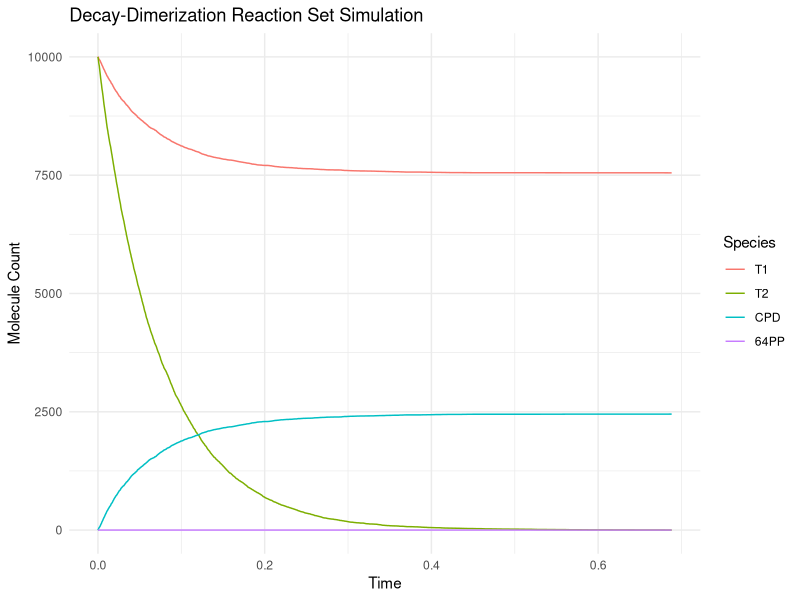
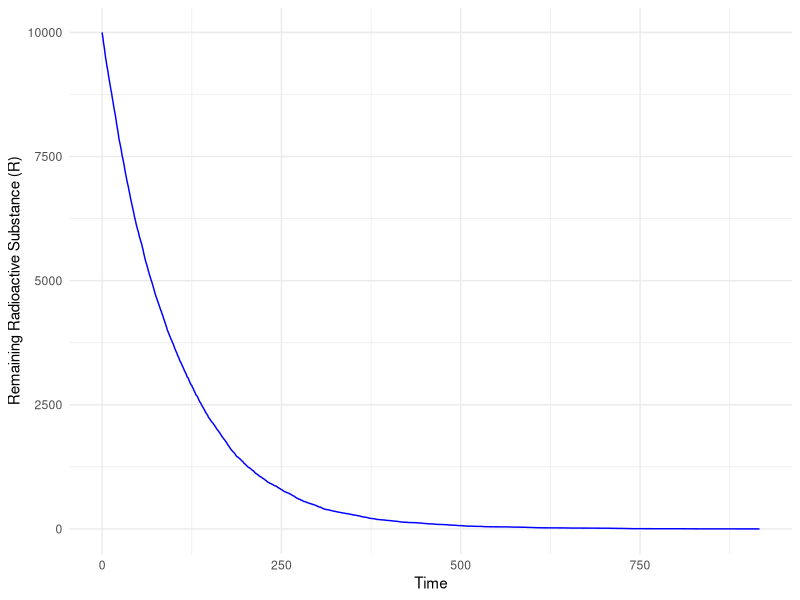
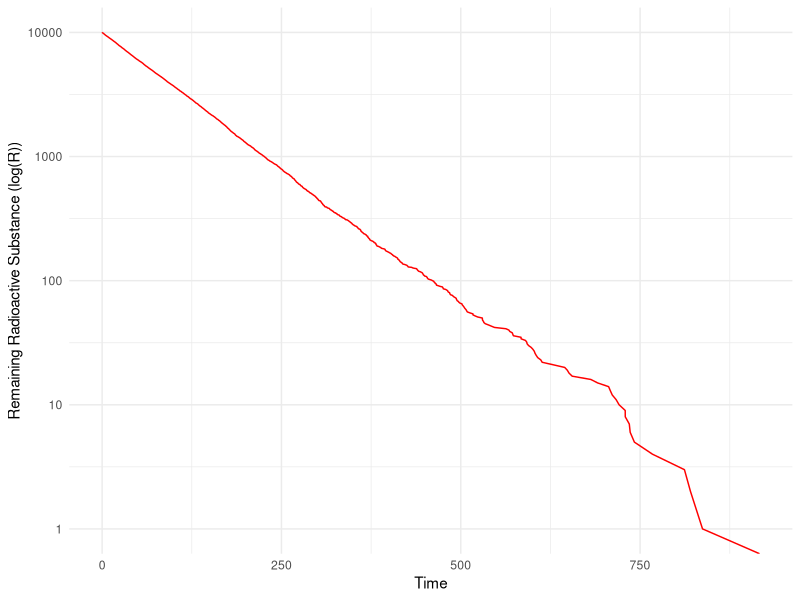

The R script that drew these images, in order:
## ---- chunk 1
knitr::opts_chunk$set(echo = TRUE)
## ---- chunk 2
# Load required libraries
if (!require("reshape2")) install.packages("reshape2")
if (!require("ggplot2")) install.packages("ggplot2")
library(reshape2)
library(ggplot2)
# Define reaction rates
c1 <- (1 - (37 + 2) / 1e6) * 10   # No dimerization occurs
c2 <- (37 / 1e6) * 10             # Formation of CPD
c3 <- (2 / 1e6) * 10              # Formation of 64-PP
# Initial state
state <- c(T1 = 10000, T2 = 10000, CPD = 0, `64PP` = 0)
# Define propensity functions
propensities <- function(state) {
  c(
    c1 * state["T2"],               # Reaction 1
    c2 * state["T1"] * state["T2"], # Reaction 2
    c3 * state["T2"]                # Reaction 3
  )
}
# Gillespie simulation function
simulate_gillespie <- function(state, max_time) {
  # Initialize time and output data frame
  time <- 0
  output <- data.frame(
    Time = numeric(0),
    T1 = numeric(0),
    T2 = numeric(0),
    CPD = numeric(0),
    `64PP` = numeric(0)
  )
  
  # Record the initial state
  initial_row <- c(Time = time, state)
  output <- rbind(output, as.data.frame(t(initial_row), stringsAsFactors = FALSE))
  
  while (time < max_time) {
    # Calculate propensities
    props <- propensities(state)
    total_prop <- sum(props)
    
    # Stop if no reactions can occur
    if (total_prop == 0) break
    
    # Time to next reaction
    delta_t <- rexp(1, rate = total_prop)
    time <- time + delta_t
    
    # Select which reaction occurs
    reaction <- sample(length(props), 1, prob = props)
    
    # Update state based on reaction
    if (reaction == 1) state["T2"] <- state["T2"] - 1
    if (reaction == 2) {
      state["T1"] <- state["T1"] - 1
      state["T2"] <- state["T2"] - 1
      state["CPD"] <- state["CPD"] + 1
    }
    if (reaction == 3) {
      state["T2"] <- state["T2"] - 1
      state["64PP"] <- state["64PP"] + 1
    }
    
    # Record the new state
    new_row <- c(Time = time, state)
    output <- rbind(output, as.data.frame(t(new_row), stringsAsFactors = FALSE))
  }
  
  # Convert columns to numeric for consistency
  output[] <- lapply(output, as.numeric)
  return(output)
}
# Run the simulation
max_time <- 100
simulation <- simulate_gillespie(state, max_time)
## ---- chunk 3
# Reshape data for plotting
simulation_long <- melt(simulation, id.vars = "Time")
# Plot results
ggplot(simulation_long, aes(x = Time, y = value, color = variable)) +
  geom_line() +
  labs(
    title = "Decay-Dimerization Reaction Set Simulation",
    x = "Time",
    y = "Molecule Count",
    color = "Species"
  ) +
  theme_minimal()
## ---- chunk 4
# Define parameters
c <- 0.01  # Decay rate constant
state <- c(R = 10000)  # Initial radioactive substance
max_time <- 1000  # Extended maximum simulation time

# Define propensity function
propensities <- function(state) {
  c * state["R"]
}

# Gillespie simulation function
simulate_gillespie <- function(state, max_time) {
  time <- 0
  output <- data.frame(Time = numeric(0), R = numeric(0))
  output <- rbind(output, data.frame(Time = time, R = state["R"]))
  
  while (time < max_time) {
    # Calculate propensity
    prop <- propensities(state)
    if (prop == 0) break  # Stop if no reactions can occur
    
    # Time to next reaction
    delta_t <- rexp(1, rate = prop)
    time <- time + delta_t
    
    # Update state (decay reaction)
    state["R"] <- state["R"] - 1
    
    # Record the state
    output <- rbind(output, data.frame(Time = time, R = state["R"]))
  }
  
  return(output)
}

# Run the simulation
simulation <- simulate_gillespie(state, max_time)

## ---- chunk 5

# Load ggplot2 for visualization
library(ggplot2)

# Linear-scale plot
ggplot(simulation, aes(x = Time, y = R)) +
  geom_line(color = "blue") +
  labs(
    x = "Time",
    y = "Remaining Radioactive Substance (R)"
  ) +
  theme_minimal()
## ---- chunk 6
# Logarithmic-scale plot
ggplot(simulation, aes(x = Time, y = R)) +
  geom_line(color = "red") +
  scale_y_log10() +
  labs(
    x = "Time",
    y = "Remaining Radioactive Substance (log(R))"
  ) +
  theme_minimal()

